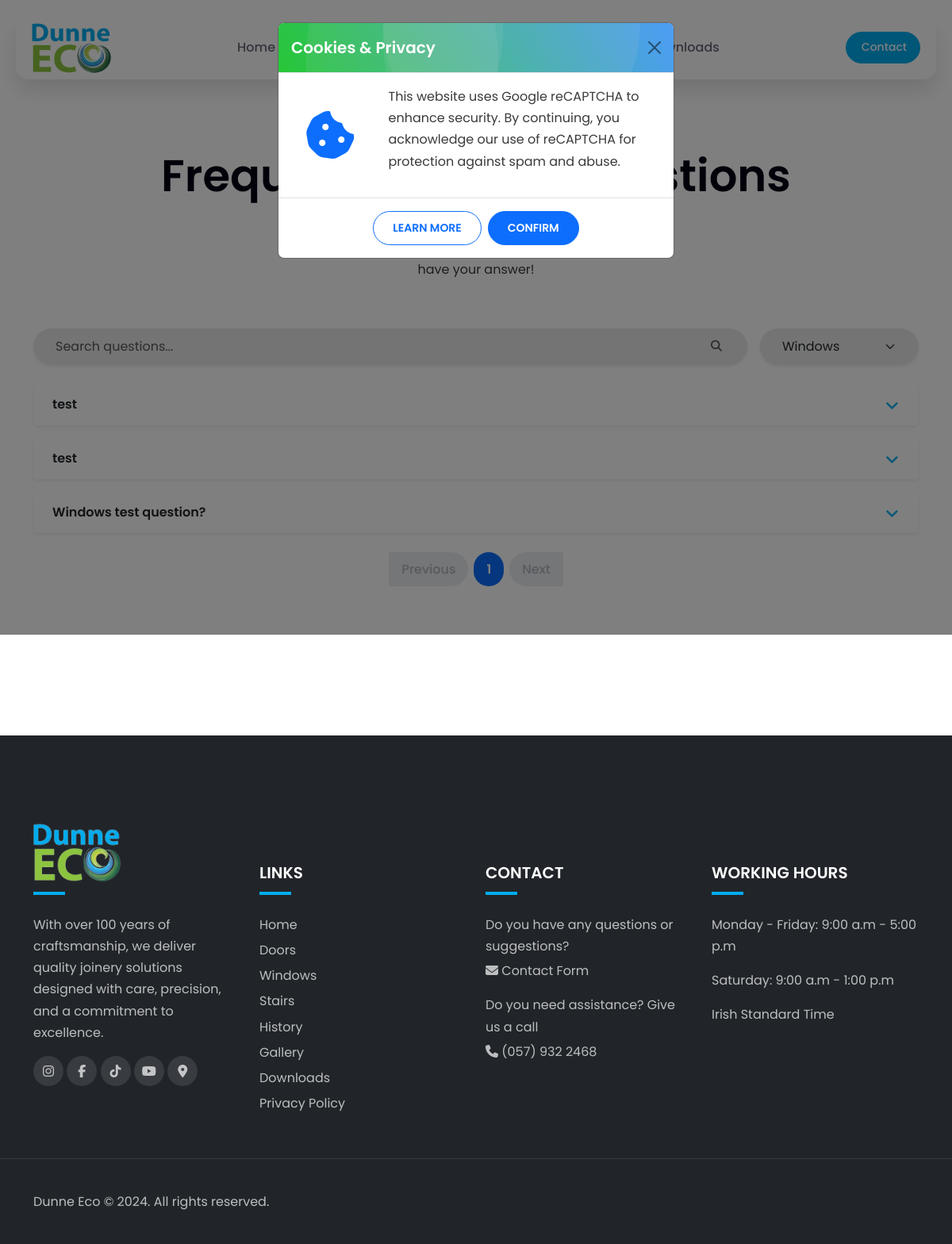
The app's page /faq/category/windows/ with its own data.
### faq/models.py (models this page shows, shortened)
class FAQ(models.Model):
    category = models.ForeignKey(
            Category,
            on_delete=models.CASCADE,
            related_name='faqs'
        )
    question = models.CharField(max_length=255)
    answer = models.TextField()
    published = models.BooleanField(default=True)
    created_at = models.DateTimeField(auto_now_add=True)
    class Meta:
        ordering = ['-created_at']

### faq/views.py (the view)
# urls.py: path('category/<slug:slug>/', views.category_detail, name='category_detail'),
def category_detail(request, slug):
    category = get_object_or_404(Category, slug=slug)
    query = request.GET.get('q')
    faqs = FAQ.objects.filter(published=True, category=category)
    if query and query.lower() != "none":
        faqs = faqs.filter(
            Q(question__icontains=query) | Q(answer__icontains=query)
        )
    else:
        query = ""
    paginator = Paginator(faqs, 5)
    page_number = request.GET.get('page')
    page_obj = paginator.get_page(page_number)
    categories = Category.objects.all()
    context = {
        'category': category,
        'categories': categories,
        'page_obj': page_obj,
        'query': query,
    }
    return render(request, 'faq/faq_list.html', context)

### faq/models.py (called while the page is built)
    def get_absolute_url(self):
        return reverse('faq:category_detail', kwargs={'slug': self.slug})

### faq/templatetags/query_helpers.py (called while the page is built)
@register.simple_tag
def build_querystring(query=None, category=None):
    params = {}
    if query:
        params["q"] = query
    if category:
        params["category"] = category
    return "&" + urlencode(params) if params else ""

### faq/templates/faq/faq_list.html (shortened to what this page needs)
{% extends 'base.html' %}
{% load static %}
{% block extra_css %}
<link rel="stylesheet" href="{% static 'faq/css/faq.css' %}">
{% endblock %}
{% block content %}
<section id="faq-section" class="section-padding">
    <div class="container my-5">
        <div class="row">
            <div class="col-12 text-center">
                <div class="section-title">
                    <h1 id="faqHeading" class="display-4 fw-semibold">Frequently Asked Questions</h1>
                    <p class="section-subtitle">Something you would like to ask us? Maybe we might already have your answer!</p>
                </div>
            </div>
        </div>
        <form method="get" class="mb-4 d-flex flex-column flex-md-row align-items-md-center gap-3">
            <div class="px-3 py-1 rounded-pill flex-grow-1 d-flex align-items-center shadow-sm position-relative" style="min-height: 46px; background-color: #E8E8E8;">
                <input
                    id="faq-search-input"
                    type="text"
                    name="q"
                    class="form-control border-0 bg-transparent shadow-none"
                    style="padding-right: 68px;"
                    placeholder="Search questions..."
                    value="{{ request.GET.q|default_if_none:'' }}"
                    aria-label="Search FAQs"
                >
                <button class="btn border-0 bg-transparent position-absolute end-0 ps-0 me-2" type="submit">
                    <i class="fas fa-search text-muted"></i>
                </button>
            </div>
            <div class="px-3 py-1 rounded-pill flex-grow-0 d-flex align-items-center shadow-sm"
                style="min-height: 46px; min-width: 200px; background-color: #E8E8E8;">
                <select id="category-dropdown" class="form-select border-0 bg-transparent shadow-none"
                    aria-label="Filter by category">
                    {% for cat in categories %}
                    <option value="{{ cat.get_absolute_url }}" {% if category and cat == category %}selected{% endif %}>
                        {{ cat.name }}
                    </option>
                    {% endfor %}
                </select>
            </div>
        </form>
        <div class="accordion custom-accordion" id="faqAccordion" aria-labelledby="faqHeading">
            {% for faq in page_obj %}
            <div class="accordion-item border-0 mb-3 shadow-sm rounded overflow-hidden">
                <h2 class="accordion-header" id="heading{{ forloop.counter }}">
                    <button class="accordion-button collapsed text-dark bg-white fw-semibold px-4 py-3"
                            type="button"
                            data-bs-toggle="collapse"
                            data-bs-target="#collapse{{ forloop.counter }}"
                            aria-expanded="false"
                            aria-controls="collapse{{ forloop.counter }}">
                        {{ faq.question }}
                    </button>
                </h2>
            </div>
            {% endfor %}
        </div>
        <nav aria-label="FAQ pagination">
            <ul class="pagination justify-content-center mt-4">
                {% with base_query="" %}
                    {% if page_obj.has_previous %}
                        <li class="page-item">
                            <a class="page-link" href="?page={{ page_obj.previous_page_number }}{{ base_query }}">
                                <i class="fas fa-chevron-left me-1"></i> Previous
                            </a>
                        </li>
                    {% else %}
                        <li class="page-item disabled"><span class="page-link">Previous</span></li>
                    {% endif %}
                    {% for num in page_obj.paginator.page_range %}
                        {% if num >= page_obj.number|add:"-1" and num <= page_obj.number|add:"1" %}
                            <li class="page-item {% if page_obj.number == num %}active{% endif %}">
                                <a class="page-link" href="?page={{ num }}{{ base_query }}">{{ num }}</a>
                            </li>
                        {% elif num == 1 or num == page_obj.paginator.num_pages %}
                            <li class="page-item d-none d-sm-inline {% if page_obj.number == num %}active{% endif %}">
                                <a class="page-link" href="?page={{ num }}{{ base_query }}">{{ num }}</a>
                            </li>
                        {% elif num == page_obj.number|add:"-2" or num == page_obj.number|add:"2" %}
                            <li class="page-item disabled d-none d-md-inline"><span class="page-link">…</span></li>
                        {% endif %}
                    {% endfor %}
                    {% if page_obj.has_next %}
                        <li class="page-item">
                            <a class="page-link" href="?page={{ page_obj.next_page_number }}{{ base_query }}">
                                Next <i class="fas fa-chevron-right ms-1"></i>
                            </a>
                        </li>
                    {% else %}
                        <li class="page-item disabled"><span class="page-link">Next</span></li>
                    {% endif %}
                {% endwith %}
            </ul>
        </nav>
    </div>
</section>
{% endblock %}

### static/css/base.css (style rules this page uses)
:root { --text: #3A3A3A; --background: #FFF; --primary: #00adef; --primary-rgb: 0, 173, 239; --secondary: #3A87C7; --accent: #04E824; --font-base: 'Poppins', sans-serif; --box-shadow: 0px 15px 25px rgba(0,0,0,0.1); --transition: all 0.5s ease; --circle-gradient-background: radial-gradient(circle at 21% 15%, hsla(210,0%,82%,0.1) 0%, hsla(210,0%,82%,0.1) 45%,transparent 45%, transparent 83%,transparent 83%, transparent 100%),radial-gradient(circle at 84% 23%, hsla(210,0%,82%,0.1) 0%, hsla(210,0%,82%,0.1) 68%,transparent 68%, transparent 93%,transparent 93%, transparent 100%),radial-gradient(circle at 7% 76%, hsla(210,0%,82%,0.1) 0%, hsla(210,0%,82%,0.1) 52%,transparent 52%, transparent 75%,transparent 75%, transparent 100%),radial-gradient(circle at 59% 77%, hsla(210,0%,82%,0.1) 0%, hsla(210,0%,82%,0.1) 87%,transparent 87%, transparent 93%,transparent 93%, transparent 100%),radial-gradient(circle at 59% 5%, hsla(210,0%,82%,0.1) 0%, hsla(210,0%,82%,0.1) 54%,transparent 54%, transparent 56%,transparent 56%, transparent 100%),linear-gradient(60deg, rgb(0,197,19),rgb(47,145,255)); }
* { margin: 0; padding: 0; }
body { font-family: var(--font-base); line-height: 1.7; background-color: var(--background); color: var(--text); }
h1, h2, h3, h4, h5, h6, .h1, .h2, .h3, .h4, .h5, .h6 { font-weight: 600; color: #050315; }
a { text-decoration: none; }
.section-padding { padding-top: 140px; padding-bottom: 140px; }
.btn { font-weight: 600; font-size: 14px; text-transform: uppercase; border-radius: 50px; padding: 10px 24px; }
.section-title { margin-bottom: 60px; }
.section-title p { max-width: 500px; margin-left: auto; margin-right: auto; }

### faq/static/faq/css/faq.css (style rules this page uses)
.custom-accordion .accordion-button { --bs-accordion-btn-icon: none; --bs-accordion-btn-active-icon: none; background-image: none !important; box-shadow: none !important; outline: none !important; }
.custom-accordion .accordion-button::after { content: "\f107"; font-family: "Font Awesome 5 Free"; font-weight: 600; margin-left: auto; color: var(--primary); display: inline-block; font-size: 1.2rem; width: 1em; text-align: center; transition: transform 0.3s ease; }
.custom-accordion .accordion-item { border-radius: 8px; overflow: hidden; border: none; }
.pagination .page-item { margin: 0 4px; }
.pagination .page-link { border: none; border-radius: 50px; padding: 0.5rem 1rem; color: var(--bs-dark); background-color: #f1f1f1; transition: all 0.3s ease; font-weight: 500; }
.pagination .page-item.active .page-link { background-color: var(--bs-primary); color: #fff; font-weight: 600; }
.pagination .page-item.disabled .page-link { background-color: #e9ecef; color: #adb5bd; cursor: not-allowed; }

### records on screen
FAQ: question "test"
FAQ: question "test"
FAQ: question "Windows test question?"

### other values on screen
{{ num }} "1"
form field value "Windows"
